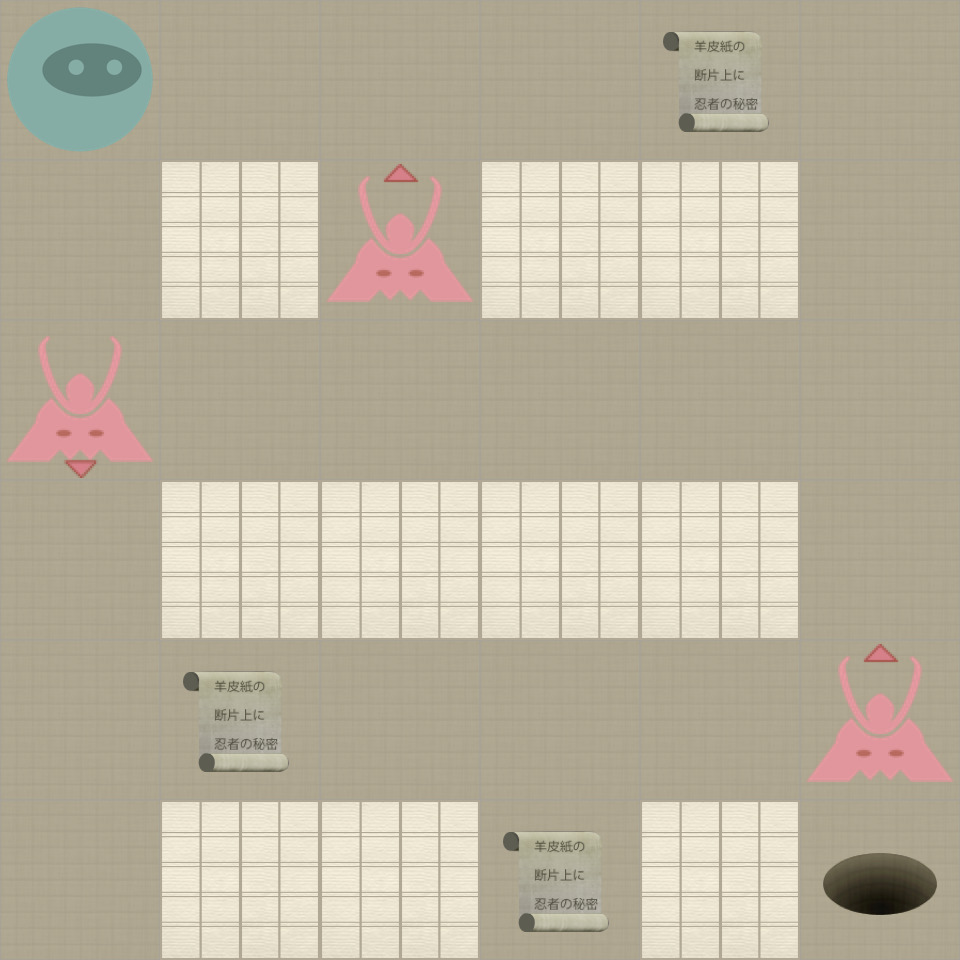

A 2D game scene composited from a Tiled map and its tileset images. What follows is a short description and the map's XML, with each tile layer's data collapsed to a summary:
An orthogonal 6x6 tile map with 160x160 px tiles, 2 tile layers (Level, Actors).

<map version="1.0" orientation="orthogonal" width="6" height="6" tilewidth="160" tileheight="160">
 <properties>
  <property name="moves" value="10" />
 </properties>
 <tileset firstgid="1" name="tiles" tilewidth="160" tileheight="160" spacing="2" margin="2">
  <image source="tiles-ipadhd.png" width="1024" height="1024" />
  <tile id="0">
   <properties>
    <property name="actor" value="exit" />
   </properties>
  </tile>
  <tile id="2">
   <properties>
    <property name="actor" value="guard" />
    <property name="direction" value="down" />
   </properties>
  </tile>
  <tile id="3">
   <properties>
    <property name="actor" value="guard" />
    <property name="direction" value="left" />
   </properties>
  </tile>
  <tile id="4">
   <properties>
    <property name="actor" value="guard" />
    <property name="direction" value="right" />
   </properties>
  </tile>
  <tile id="5">
   <properties>
    <property name="actor" value="guard" />
    <property name="direction" value="up" />
   </properties>
  </tile>
  <tile id="7">
   <properties>
    <property name="actor" value="player" />
   </properties>
  </tile>
  <tile id="8">
   <properties>
    <property name="actor" value="scroll" />
   </properties>
  </tile>
  <tile id="9">
   <properties>
    <property name="wall" value="1" />
   </properties>
  </tile>
 </tileset>
 <layer name="Level" width="6" height="6">
  <data>[36 cells, 36 non-empty, 2 distinct tile ids]</data>
 </layer>
 <layer name="Actors" width="6" height="6">
  <data>[36 cells, 8 non-empty, 5 distinct tile ids]</data>
 </layer>
</map>
